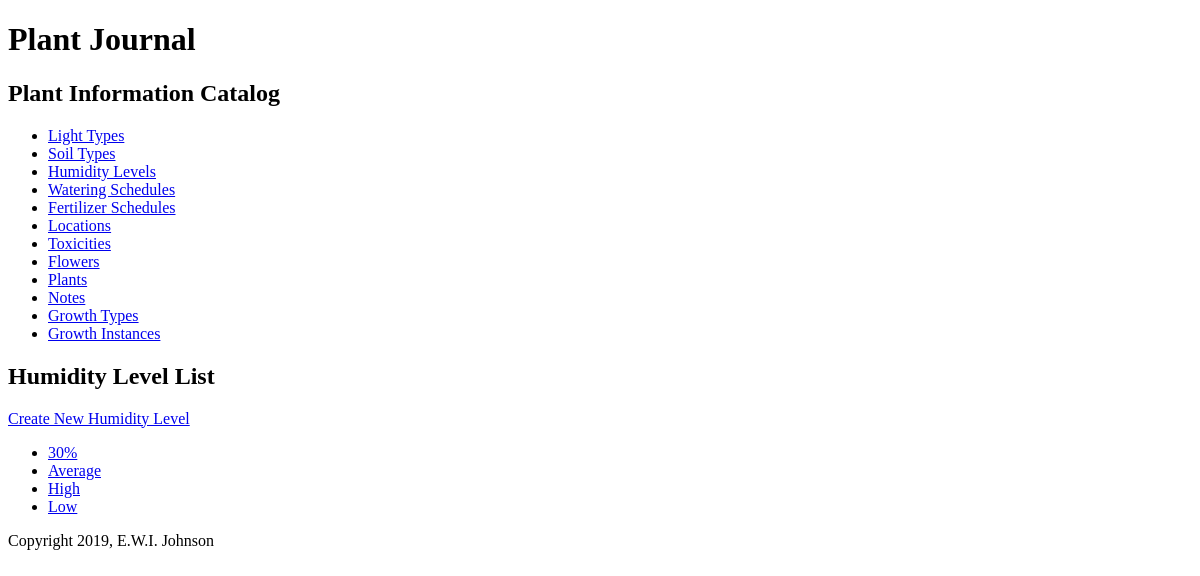
/humidity/, run on an earlier commit of the app's database.
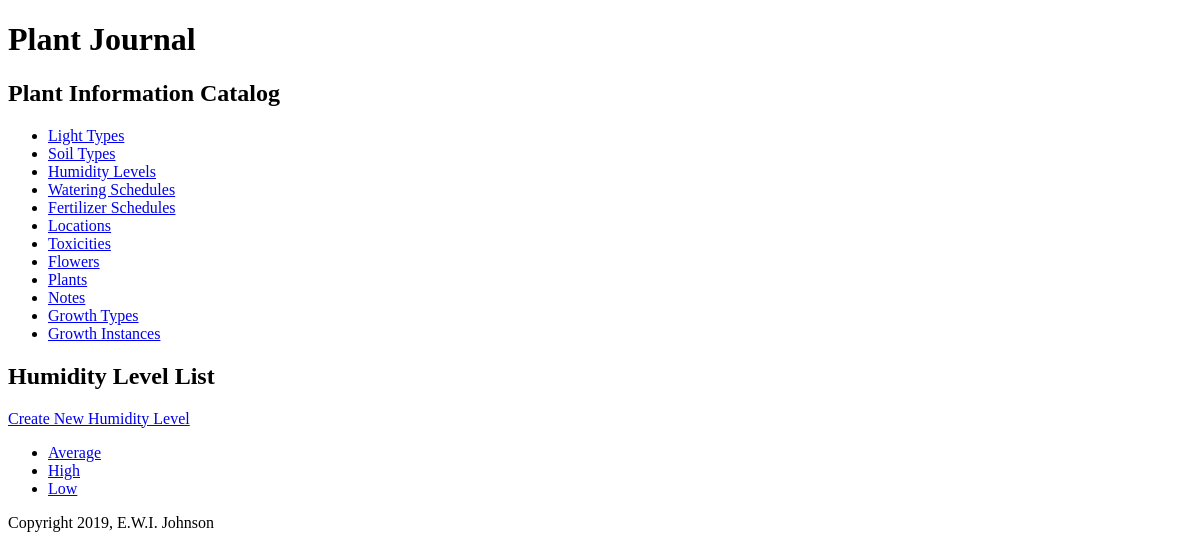
And on a later commit of the database.
### plantjournal/models.py (models this page shows, shortened)
class Humidity(models.Model):
    humidity_id = models.AutoField(primary_key=True)
    humidity_level = models.CharField(max_length=45, unique=True)
    def __str__(self):
        return '%s' % self.humidity_level
    def get_absolute_url(self):
        return reverse('plantjournal_humidity_detail_urlpattern',
                       kwargs={'pk': self.pk})
    class Meta:
        ordering = ['humidity_level']
        verbose_name_plural = 'humidities'

### plantjournal/views.py (the view)
class HumidityList(View):
    def get(self, request):
        return render(
            request,
            'plantjournal/humidity_list.html',
            {'humidity_list': Humidity.objects.all()}
        )

### templates/plantjournal/humidity_list.html (shortened to what this page needs)
{% extends 'plantjournal/base.html' %}
{% block content %}
    <h2>Humidity Level List</h2>
    <div>
        <a href="{% url 'plantjournal_humidity_create_urlpattern' %}">
            Create New Humidity Level
        </a>
    </div>
    <ul>
        {% for humidity in humidity_list %}
            <li>
                <a href="{{ humidity.get_absolute_url }}">{{ humidity }}</a>
            </li>
        {% empty %}
            <li><em>There are currently no humidity levels available.</em></li>
        {% endfor %}
    </ul>
{% endblock %}

What changed in the data, as far as the page shows it:
removed Humidity: humidity_level "30%"
